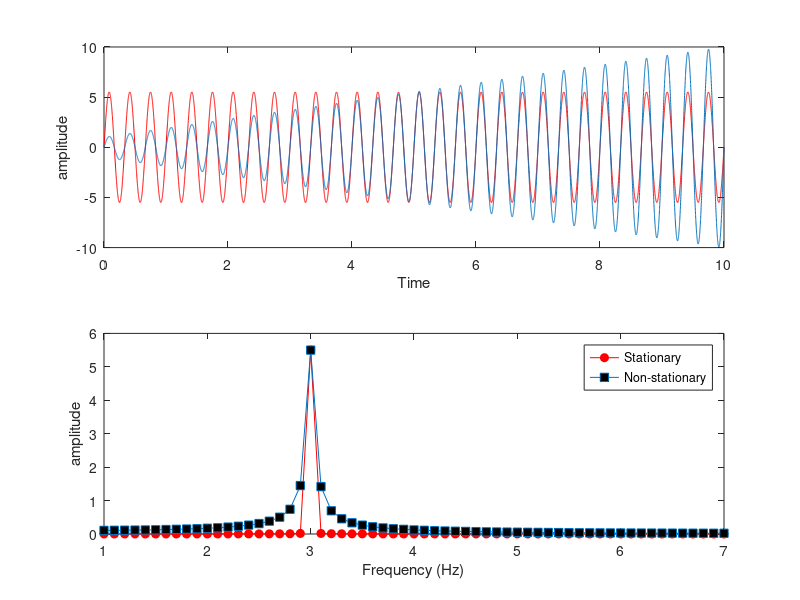
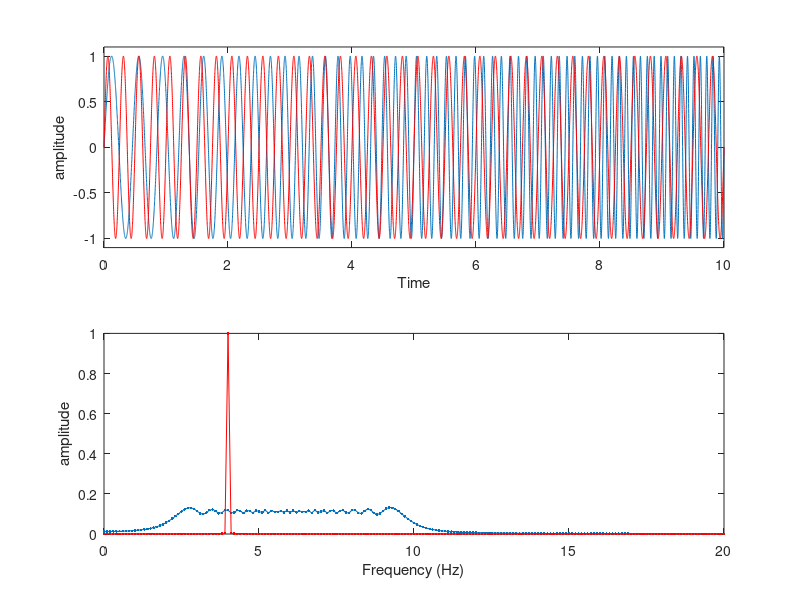
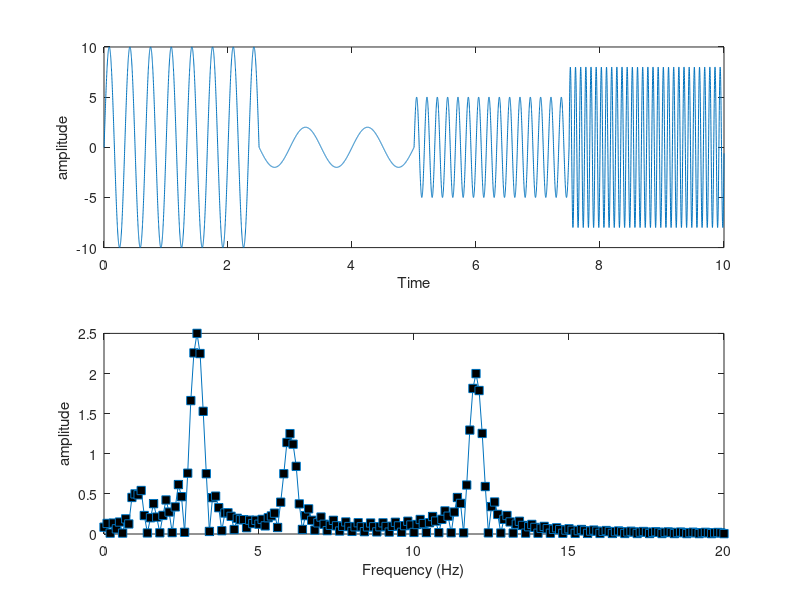
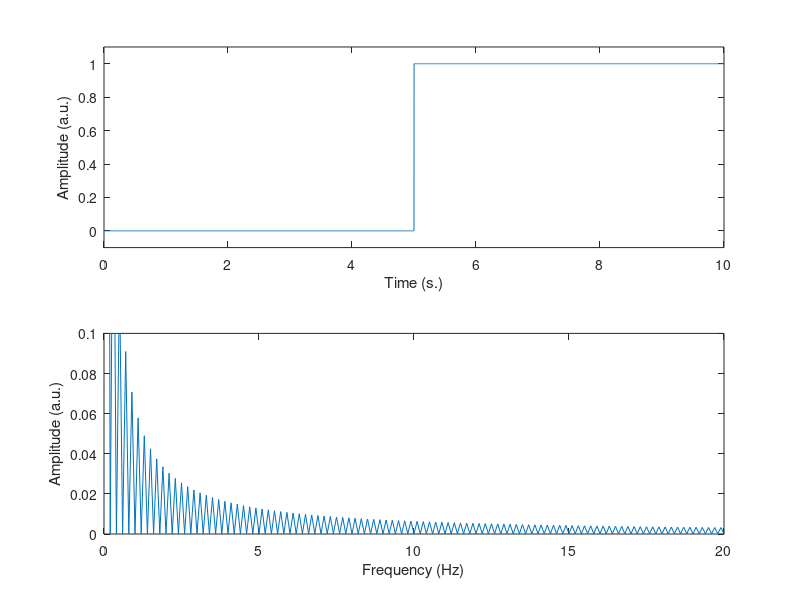

Write the MATLAB code that produced these figures, in order.
% mikexcohen@gmail.com

%% amplitude non-stationarity

srate = 1000;
t = 0:1/srate:10;
n = length(t);
f = 3; % frequency in Hz

% sine wave with time-increasing amplitude
ampl1 = linspace(1,10,n);
% ampl1 = abs(interp1(linspace(t(1),t(end),10),10*rand(1,10),t,'spline'));
ampl2 = mean(ampl1);

signal1 = ampl1 .* sin(2*pi*f*t);
signal2 = ampl2 .* sin(2*pi*f*t);


signal1X = fft(signal1)/n;
signal2X = fft(signal2)/n;
hz = linspace(0,srate/2,floor(n/2)+1);

figure(1), clf
subplot(211)
plot(t,signal2,'r'), hold on
plot(t,signal1)
xlabel('Time'), ylabel('amplitude')

subplot(212)
plot(hz,2*abs(signal2X(1:length(hz))),'ro-','markerface','r')
hold on
plot(hz,2*abs(signal1X(1:length(hz))),'s-','markerface','k')

xlabel('Frequency (Hz)'), ylabel('amplitude')
set(gca,'xlim',[1 7])
legend({'Stationary';'Non-stationary'})

%% frequency non-stationarity

f  = [2 10];
ff = linspace(f(1),mean(f),n);
signal1 = sin(2*pi.*ff.*t);
signal2 = sin(2*pi.*mean(ff).*t);


signal1X = fft(signal1)/n;
signal2X = fft(signal2)/n;
hz = linspace(0,srate/2,floor(n/2));

figure(2), clf

subplot(211)
plot(t,signal1), hold on
plot(t,signal2,'r')
xlabel('Time'), ylabel('amplitude')
set(gca,'ylim',[-1.1 1.1])

subplot(212)
plot(hz,2*abs(signal1X(1:length(hz))),'.-'), hold on
plot(hz,2*abs(signal2X(1:length(hz))),'r.-')
xlabel('Frequency (Hz)'), ylabel('amplitude')
set(gca,'xlim',[0 20])

%% sharp transitions

a = [10 2 5 8];
f = [3 1 6 12];

timechunks = round(linspace(1,n,length(a)+1));

signal = 0;
for i=1:length(a)
    signal = cat(2,signal,a(i)* sin(2*pi*f(i)*t(timechunks(i):timechunks(i+1)-1) ));
end

signalX = fft(signal)/n;
hz = linspace(0,srate/2,floor(n/2)+1);

figure(3), clf
subplot(211)
plot(t,signal)
xlabel('Time'), ylabel('amplitude')

subplot(212)
plot(hz,2*abs(signalX(1:length(hz))),'s-','markerface','k')
xlabel('Frequency (Hz)'), ylabel('amplitude')
set(gca,'xlim',[0 20])


%% edges and edge artifacts

x = (linspace(0,1,n)>.5)+0; % +0 converts from boolean to number
% x = x + .08*sin(2*pi*6*t);

% plot
figure(4), clf
subplot(211)
plot(t,x)
set(gca,'ylim',[-.1 1.1])
xlabel('Time (s.)'), ylabel('Amplitude (a.u.)')

subplot(212)
xX = fft(x)/n;
plot(hz,2*abs(xX(1:length(hz))))
set(gca,'xlim',[0 20],'ylim',[0 .1])
xlabel('Frequency (Hz)'), ylabel('Amplitude (a.u.)')

%%

